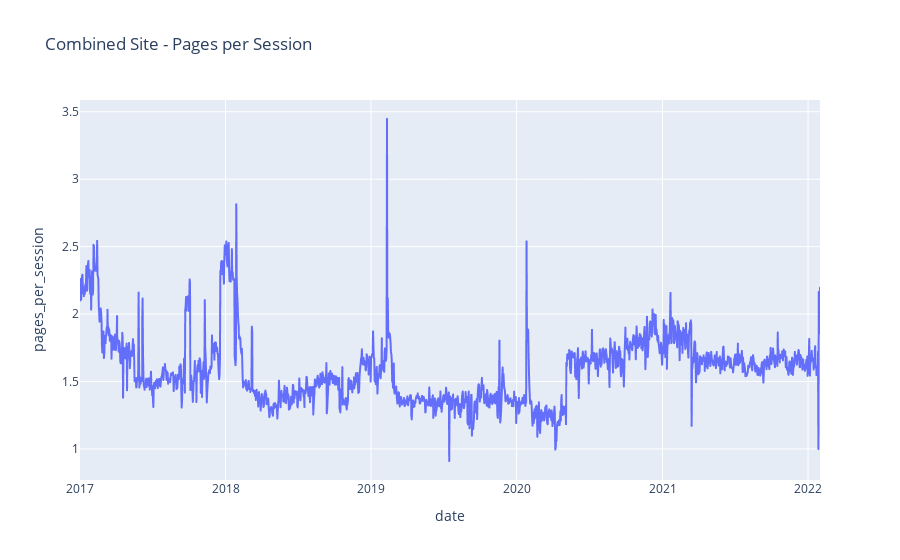

The notebook cell saved with this chart:
### Markdown cell above
**C.** Visualize this new metric using a line chart for each site. (You will have 3 separate graphs)

### Code cell
# combined_site graph
px.line(combined_site, x="date", y="pages_per_session", title="Combined Site - Pages per Session").show()

### Figure 1 — Plotly figure (JSON) as saved in the notebook; plotly's stock layout.template omitted (floating-point values rounded to 4 significant figures; data arrays with more than 128 entries replaced by an {"elided": "..."} marker saying what was removed)
{"data": [{"hovertemplate": "date=%{x}<br>pages_per_session=%{y}<extra></extra>", "legendgroup": "", "line": {"color": "#636efa", "dash": "solid"}, "marker": {"symbol": "circle"}, "mode": "lines", "name": "", "showlegend": false, "type": "scattergl", "x": {"elided": "1857 str values"}, "xaxis": "x", "y": {"elided": "1857 float values"}, "yaxis": "y"}], "layout": {"autosize": true, "legend": {"tracegroupgap": 0}, "title": {"text": "Combined Site - Pages per Session"}, "xaxis": {"anchor": "y", "autorange": true, "domain": [0, 1], "range": ["2017-01-01", "2022-01-31"], "title": {"text": "date"}, "type": "date"}, "yaxis": {"anchor": "x", "autorange": true, "domain": [0, 1], "range": [0.7698, 3.587], "title": {"text": "pages_per_session"}, "type": "linear"}}}
